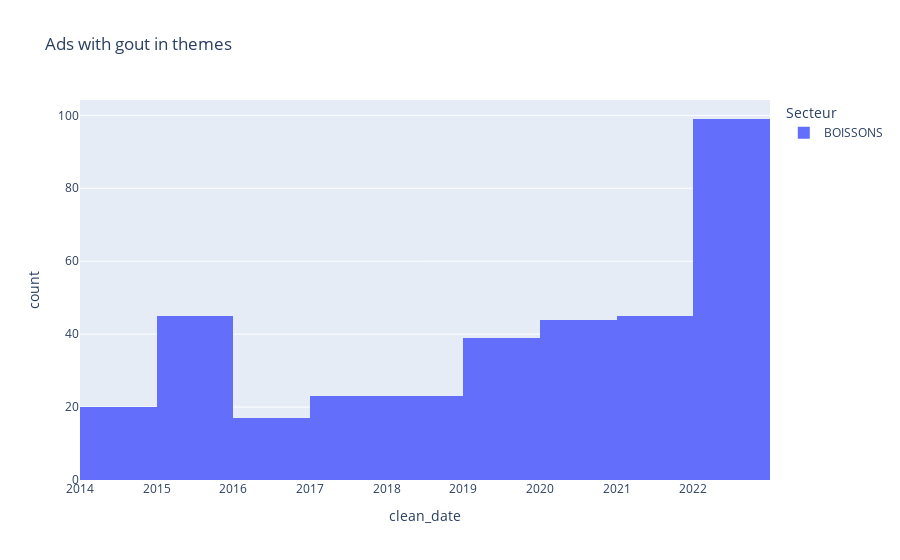
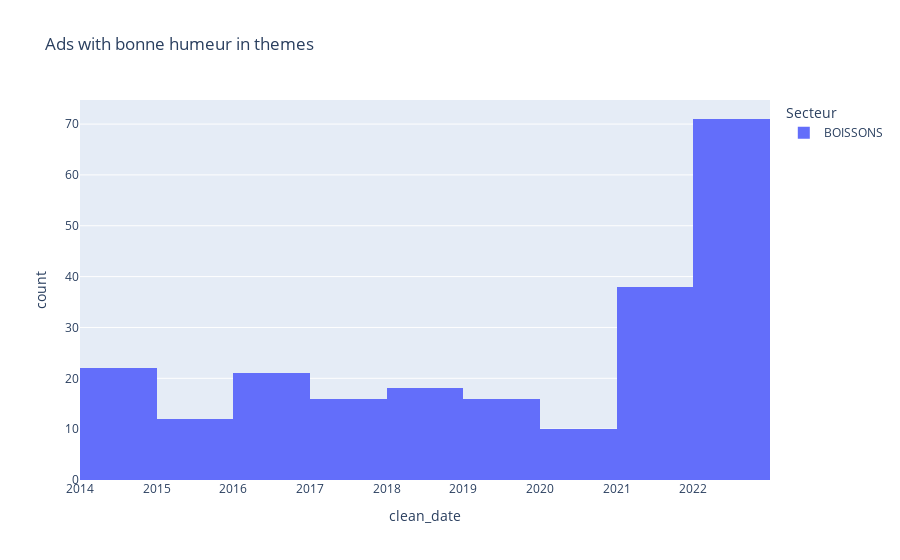
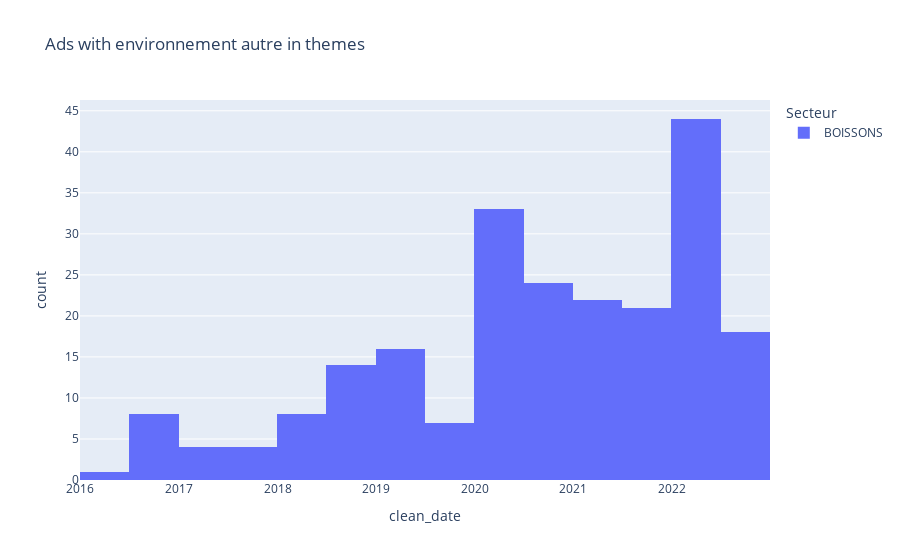
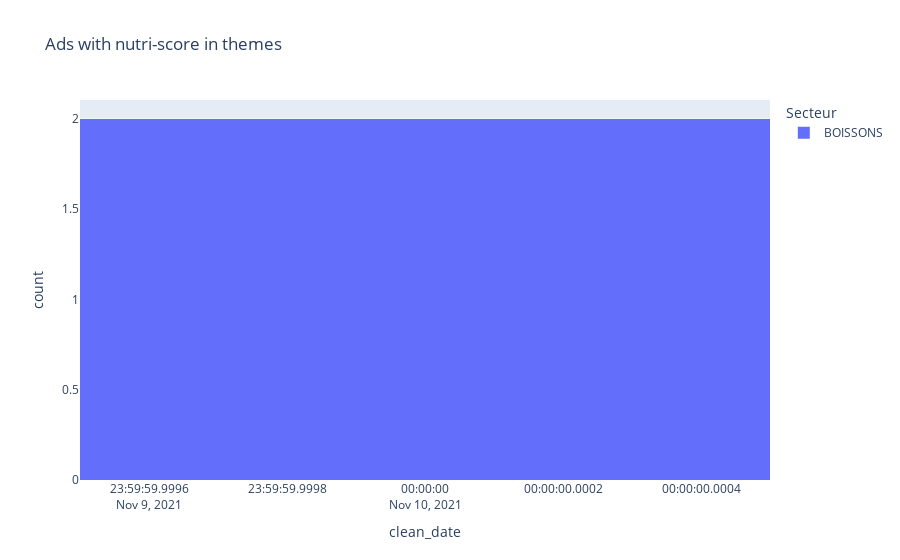

These figures' notebook cell, in order:
### Code cell
words_to_plot = ['gout', 'bonne humeur', 'environnement autre', 'nutri-score']


def plot_theme_prevalence(theme=''):
    sub_df = drinks_df[[theme in x for x in drinks_df['clean_theme']]]
    fig = px.histogram(sub_df,
                x='clean_date',
                color='Secteur', title=f'Ads with {theme} in themes')
    fig.show()

for word in words_to_plot: plot_theme_prevalence(word)

### Figure 1 — Plotly figure (JSON) as saved in the notebook; plotly's stock layout.template omitted (floating-point values rounded to 4 significant figures; data arrays with more than 128 entries replaced by an {"elided": "..."} marker saying what was removed)
{"data": [{"alignmentgroup": "True", "bingroup": "x", "hovertemplate": "Secteur=BOISSONS<br>clean_date=%{x}<br>count=%{y}<extra></extra>", "legendgroup": "BOISSONS", "marker": {"color": "#636efa", "pattern": {"shape": ""}}, "name": "BOISSONS", "offsetgroup": "BOISSONS", "orientation": "v", "showlegend": true, "type": "histogram", "x": {"elided": "355 str values"}, "xaxis": "x", "yaxis": "y"}], "layout": {"barmode": "relative", "legend": {"title": {"text": "Secteur"}, "tracegroupgap": 0}, "title": {"text": "Ads with gout in themes"}, "xaxis": {"anchor": "y", "domain": [0, 1], "title": {"text": "clean_date"}}, "yaxis": {"anchor": "x", "domain": [0, 1], "title": {"text": "count"}}}}

### Figure 2 — Plotly figure (JSON) as saved in the notebook; plotly's stock layout.template omitted (floating-point values rounded to 4 significant figures; data arrays with more than 128 entries replaced by an {"elided": "..."} marker saying what was removed)
{"data": [{"alignmentgroup": "True", "bingroup": "x", "hovertemplate": "Secteur=BOISSONS<br>clean_date=%{x}<br>count=%{y}<extra></extra>", "legendgroup": "BOISSONS", "marker": {"color": "#636efa", "pattern": {"shape": ""}}, "name": "BOISSONS", "offsetgroup": "BOISSONS", "orientation": "v", "showlegend": true, "type": "histogram", "x": {"elided": "224 str values"}, "xaxis": "x", "yaxis": "y"}], "layout": {"barmode": "relative", "legend": {"title": {"text": "Secteur"}, "tracegroupgap": 0}, "title": {"text": "Ads with bonne humeur in themes"}, "xaxis": {"anchor": "y", "domain": [0, 1], "title": {"text": "clean_date"}}, "yaxis": {"anchor": "x", "domain": [0, 1], "title": {"text": "count"}}}}

### Figure 3 — Plotly figure (JSON) as saved in the notebook; plotly's stock layout.template omitted (floating-point values rounded to 4 significant figures; data arrays with more than 128 entries replaced by an {"elided": "..."} marker saying what was removed)
{"data": [{"alignmentgroup": "True", "bingroup": "x", "hovertemplate": "Secteur=BOISSONS<br>clean_date=%{x}<br>count=%{y}<extra></extra>", "legendgroup": "BOISSONS", "marker": {"color": "#636efa", "pattern": {"shape": ""}}, "name": "BOISSONS", "offsetgroup": "BOISSONS", "orientation": "v", "showlegend": true, "type": "histogram", "x": {"elided": "224 str values"}, "xaxis": "x", "yaxis": "y"}], "layout": {"barmode": "relative", "legend": {"title": {"text": "Secteur"}, "tracegroupgap": 0}, "title": {"text": "Ads with environnement autre in themes"}, "xaxis": {"anchor": "y", "domain": [0, 1], "title": {"text": "clean_date"}}, "yaxis": {"anchor": "x", "domain": [0, 1], "title": {"text": "count"}}}}

### Figure 4 — Plotly figure (JSON) as saved in the notebook; plotly's stock layout.template omitted (floating-point values rounded to 4 significant figures)
{"data": [{"alignmentgroup": "True", "bingroup": "x", "hovertemplate": "Secteur=BOISSONS<br>clean_date=%{x}<br>count=%{y}<extra></extra>", "legendgroup": "BOISSONS", "marker": {"color": "#636efa", "pattern": {"shape": ""}}, "name": "BOISSONS", "offsetgroup": "BOISSONS", "orientation": "v", "showlegend": true, "type": "histogram", "x": ["2021-11-10", "2021-11-10"], "xaxis": "x", "yaxis": "y"}], "layout": {"barmode": "relative", "legend": {"title": {"text": "Secteur"}, "tracegroupgap": 0}, "title": {"text": "Ads with nutri-score in themes"}, "xaxis": {"anchor": "y", "domain": [0, 1], "title": {"text": "clean_date"}}, "yaxis": {"anchor": "x", "domain": [0, 1], "title": {"text": "count"}}}}
